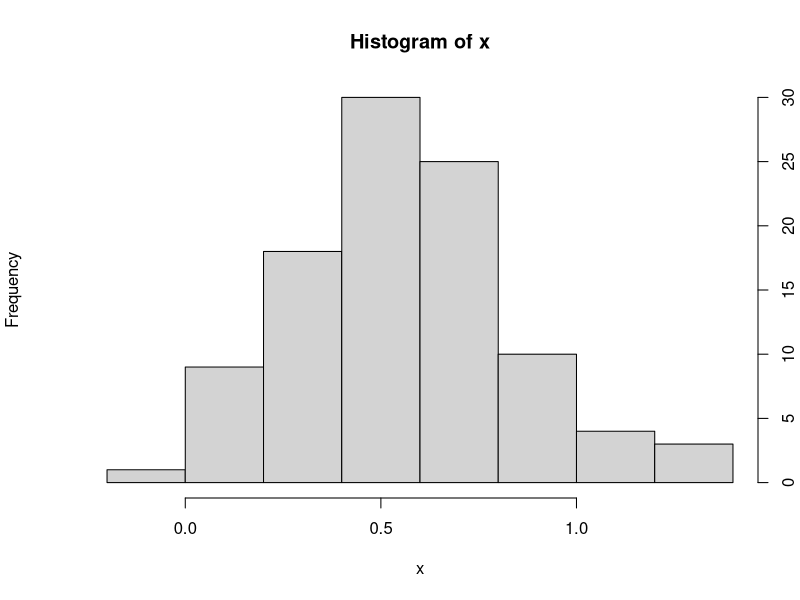

The R script that drew this image: (Note: this script raises an error after producing the figure.)
# exercise 1.1
exp(1 / 2)
exp(-1 / 2)
x = rnorm(1000)
y = exp(x)
mean(y)

# exercise 1.2
# Solve X^2 + 3X + 1 = 0
A <- 1
B <- 3
C <- 1
c((-B + sqrt(B ^ 2 - 4 * A * C)) / (2 * A), (-B - sqrt(B ^ 2 - 4 * A *
                                                         C)) / (2 * A))

100 * c(-0.4, -2.6) / c((-B + sqrt(B ^ 2 - 4 * A * C)) / (2 * A), (-B - sqrt(B ^ 2 - 4 * A *
                                                           C)) / (2 * A))

# exercise 1.3
x = rnorm(100, mean = .5, sd = .3)
mean(x)
sd(x)
hist(x, axes = FALSE)
axis(1, labels = T)
axis(4, labels = T)

# exercise 2.1
paste("R session",1)
class(paste("R session",1))
data.frame(1:5) + 5
data.frame(ID = c(1,2), Aplha = c("A","B")) + 5

#exercise 2.2
x = rnorm(100) * 5 + 2 #here mean will be 2 and sd will be 5
stnd = function(x) {
  y = (x - mean(x, na.rm = TRUE)) / sd(x)
  return(y)
}

#exercise 2.3
sinx = function(x) {
  y = 3 * sin(x / 2) + x
  return(y)
}
plot(sinx, from = -7, to = 7)

#exercise 3.1a
my.data = matrix(c(-1:-8,8:1), nrow = 4, ncol = 4, byrow = T)
my.data

count.negatives = 0

for (i in 1:length(my.data[, 1])) {
  negative <- (min(my.data[i,]) < 0)
  count.negatives = count.negatives + negative
  if (count.negatives <= 3 & !negative) {
    cat("The mean of row ", i, "is", mean(my.data[i,]), "\n")
  }
  if (count.negatives <= 3 & negative) {
    cat("Row ", i, "contains negative values\n")
  }
  if (count.negatives > 3) {
    cat("Too many negative values\n")
    break
  }
}

#exercise 3.3
edf = as.data.frame(matrix(rnorm(1000), nrow = 10, ncol = 100000))
time1 = as.numeric(Sys.time())
for (i in 1:100000) {
  mean1[i] = mean(edf[, i])
}
time2 = as.numeric(Sys.time())
time2 - time1
time3 = as.numeric(Sys.time())
mean2 = sapply(edf, mean)
time4 = as.numeric(Sys.time())
time4 - time3
(time2 - time1) / (time4 - time3) #runtime factor
